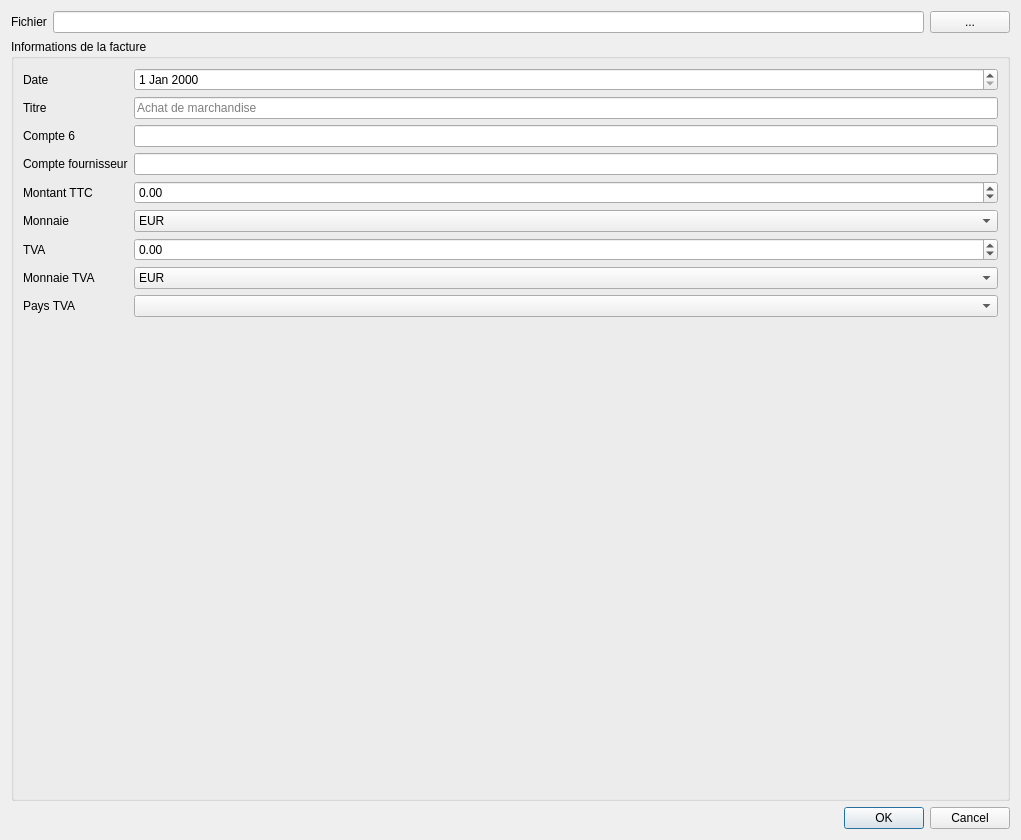
<?xml version="1.0" encoding="UTF-8"?>
<ui version="4.0">
 <class>DialogAddInvoicePurchase</class>
 <widget class="QDialog" name="DialogAddInvoicePurchase">
  <property name="geometry">
   <rect>
    <x>0</x>
    <y>0</y>
    <width>1021</width>
    <height>840</height>
   </rect>
  </property>
  <property name="windowTitle">
   <string>Facture d'achat</string>
  </property>
  <layout class="QVBoxLayout" name="verticalLayout">
   <item>
    <layout class="QHBoxLayout" name="horizontalLayout">
     <item>
      <widget class="QLabel" name="label">
       <property name="text">
        <string>Fichier</string>
       </property>
      </widget>
     </item>
     <item>
      <widget class="QLineEdit" name="lineEditFilePath">
       <property name="readOnly">
        <bool>true</bool>
       </property>
      </widget>
     </item>
     <item>
      <widget class="QPushButton" name="buttonBrowse">
       <property name="text">
        <string>...</string>
       </property>
      </widget>
     </item>
    </layout>
   </item>
   <item>
    <widget class="QGroupBox" name="groupBox">
     <property name="title">
      <string>Informations de la facture</string>
     </property>
     <layout class="QVBoxLayout" name="verticalLayout_2">
      <item>
       <layout class="QFormLayout" name="formLayout">
        <item row="0" column="0">
         <widget class="QLabel" name="label_2">
          <property name="text">
           <string>Date</string>
          </property>
         </widget>
        </item>
        <item row="0" column="1">
         <widget class="QDateEdit" name="dateEdit"/>
        </item>
        <item row="1" column="0">
         <widget class="QLabel" name="label_3">
          <property name="text">
           <string>Titre</string>
          </property>
         </widget>
        </item>
        <item row="1" column="1">
         <widget class="QLineEdit" name="lineEditLabel">
          <property name="placeholderText">
           <string>Achat de marchandise</string>
          </property>
         </widget>
        </item>
        <item row="4" column="0">
         <widget class="QLabel" name="label_4">
          <property name="text">
           <string>Montant TTC</string>
          </property>
         </widget>
        </item>
        <item row="5" column="0">
         <widget class="QLabel" name="label_5">
          <property name="text">
           <string>Monnaie</string>
          </property>
         </widget>
        </item>
        <item row="2" column="0">
         <widget class="QLabel" name="label_6">
          <property name="text">
           <string>Compte 6</string>
          </property>
         </widget>
        </item>
        <item row="3" column="0">
         <widget class="QLabel" name="label_7">
          <property name="text">
           <string>Compte fournisseur</string>
          </property>
         </widget>
        </item>
        <item row="3" column="1">
         <widget class="QLineEdit" name="lineEditAccountSupplier"/>
        </item>
        <item row="2" column="1">
         <widget class="QLineEdit" name="lineEditAccount"/>
        </item>
        <item row="6" column="0">
         <widget class="QLabel" name="label_8">
          <property name="text">
           <string>TVA</string>
          </property>
         </widget>
        </item>
        <item row="7" column="0">
         <widget class="QLabel" name="label_9">
          <property name="text">
           <string>Monnaie TVA</string>
          </property>
         </widget>
        </item>
        <item row="8" column="0">
         <widget class="QLabel" name="label_10">
          <property name="text">
           <string>Pays TVA</string>
          </property>
         </widget>
        </item>
        <item row="8" column="1">
         <widget class="QComboBox" name="comboVatCountry"/>
        </item>
        <item row="5" column="1">
         <widget class="QComboBox" name="comboCurrency">
          <item>
           <property name="text">
            <string>EUR</string>
           </property>
          </item>
          <item>
           <property name="text">
            <string>USD</string>
           </property>
          </item>
          <item>
           <property name="text">
            <string>GBP</string>
           </property>
          </item>
          <item>
           <property name="text">
            <string>AUD</string>
           </property>
          </item>
          <item>
           <property name="text">
            <string>BGN</string>
           </property>
          </item>
          <item>
           <property name="text">
            <string>CAD</string>
           </property>
          </item>
          <item>
           <property name="text">
            <string>CHF</string>
           </property>
          </item>
          <item>
           <property name="text">
            <string>CZK</string>
           </property>
          </item>
          <item>
           <property name="text">
            <string>CNY</string>
           </property>
          </item>
          <item>
           <property name="text">
            <string>DKK</string>
           </property>
          </item>
          <item>
           <property name="text">
            <string>HRK</string>
           </property>
          </item>
          <item>
           <property name="text">
            <string>HUF</string>
           </property>
          </item>
          <item>
           <property name="text">
            <string>INR</string>
           </property>
          </item>
          <item>
           <property name="text">
            <string>JPY</string>
           </property>
          </item>
          <item>
           <property name="text">
            <string>MXN</string>
           </property>
          </item>
          <item>
           <property name="text">
            <string>PLN</string>
           </property>
          </item>
          <item>
           <property name="text">
            <string>RON</string>
           </property>
          </item>
          <item>
           <property name="text">
            <string>SGD</string>
           </property>
          </item>
          <item>
           <property name="text">
            <string>SEK</string>
           </property>
          </item>
          <item>
           <property name="text">
            <string>TRY</string>
           </property>
          </item>
          <item>
           <property name="text">
            <string>UAH</string>
           </property>
          </item>
         </widget>
        </item>
        <item row="4" column="1">
         <widget class="QDoubleSpinBox" name="spinBoxAmount">
          <property name="minimum">
           <double>-99999999.000000000000000</double>
          </property>
          <property name="maximum">
           <double>99999999.000000000000000</double>
          </property>
         </widget>
        </item>
        <item row="6" column="1">
         <widget class="QDoubleSpinBox" name="spinBoxVat">
          <property name="minimum">
           <double>-999999999.000000000000000</double>
          </property>
          <property name="maximum">
           <double>999999999.000000000000000</double>
          </property>
         </widget>
        </item>
        <item row="7" column="1">
         <widget class="QComboBox" name="comboCurrencyVat">
          <item>
           <property name="text">
            <string>EUR</string>
           </property>
          </item>
          <item>
           <property name="text">
            <string>USD</string>
           </property>
          </item>
          <item>
           <property name="text">
            <string>GBP</string>
           </property>
          </item>
          <item>
           <property name="text">
            <string>AUD</string>
           </property>
          </item>
          <item>
           <property name="text">
            <string>BGN</string>
           </property>
          </item>
          <item>
           <property name="text">
            <string>CAD</string>
           </property>
          </item>
          <item>
           <property name="text">
            <string>CHF</string>
           </property>
          </item>
          <item>
           <property name="text">
            <string>CZK</string>
           </property>
          </item>
          <item>
           <property name="text">
            <string>CNY</string>
           </property>
          </item>
          <item>
           <property name="text">
            <string>DKK</string>
           </property>
          </item>
          <item>
           <property name="text">
            <string>HRK</string>
           </property>
          </item>
          <item>
           <property name="text">
            <string>HUF</string>
           </property>
          </item>
          <item>
           <property name="text">
            <string>INR</string>
           </property>
          </item>
          <item>
           <property name="text">
            <string>JPY</string>
           </property>
          </item>
          <item>
           <property name="text">
            <string>MXN</string>
           </property>
          </item>
          <item>
           <property name="text">
            <string>PLN</string>
           </property>
          </item>
          <item>
           <property name="text">
            <string>RON</string>
           </property>
          </item>
          <item>
           <property name="text">
            <string>SGD</string>
           </property>
          </item>
          <item>
           <property name="text">
            <string>SEK</string>
           </property>
          </item>
          <item>
           <property name="text">
            <string>TRY</string>
           </property>
          </item>
          <item>
           <property name="text">
            <string>UAH</string>
           </property>
          </item>
         </widget>
        </item>
       </layout>
      </item>
     </layout>
    </widget>
   </item>
   <item>
    <widget class="QDialogButtonBox" name="buttonBox">
     <property name="orientation">
      <enum>Qt::Horizontal</enum>
     </property>
     <property name="standardButtons">
      <set>QDialogButtonBox::Cancel|QDialogButtonBox::Ok</set>
     </property>
    </widget>
   </item>
  </layout>
 </widget>
 <resources/>
 <connections>
  <connection>
   <sender>buttonBox</sender>
   <signal>accepted()</signal>
   <receiver>DialogAddInvoicePurchase</receiver>
   <slot>accept()</slot>
   <hints>
    <hint type="sourcelabel">
     <x>248</x>
     <y>254</y>
    </hint>
    <hint type="destinationlabel">
     <x>157</x>
     <y>274</y>
    </hint>
   </hints>
  </connection>
  <connection>
   <sender>buttonBox</sender>
   <signal>rejected()</signal>
   <receiver>DialogAddInvoicePurchase</receiver>
   <slot>reject()</slot>
   <hints>
    <hint type="sourcelabel">
     <x>316</x>
     <y>260</y>
    </hint>
    <hint type="destinationlabel">
     <x>286</x>
     <y>274</y>
    </hint>
   </hints>
  </connection>
 </connections>
</ui>
